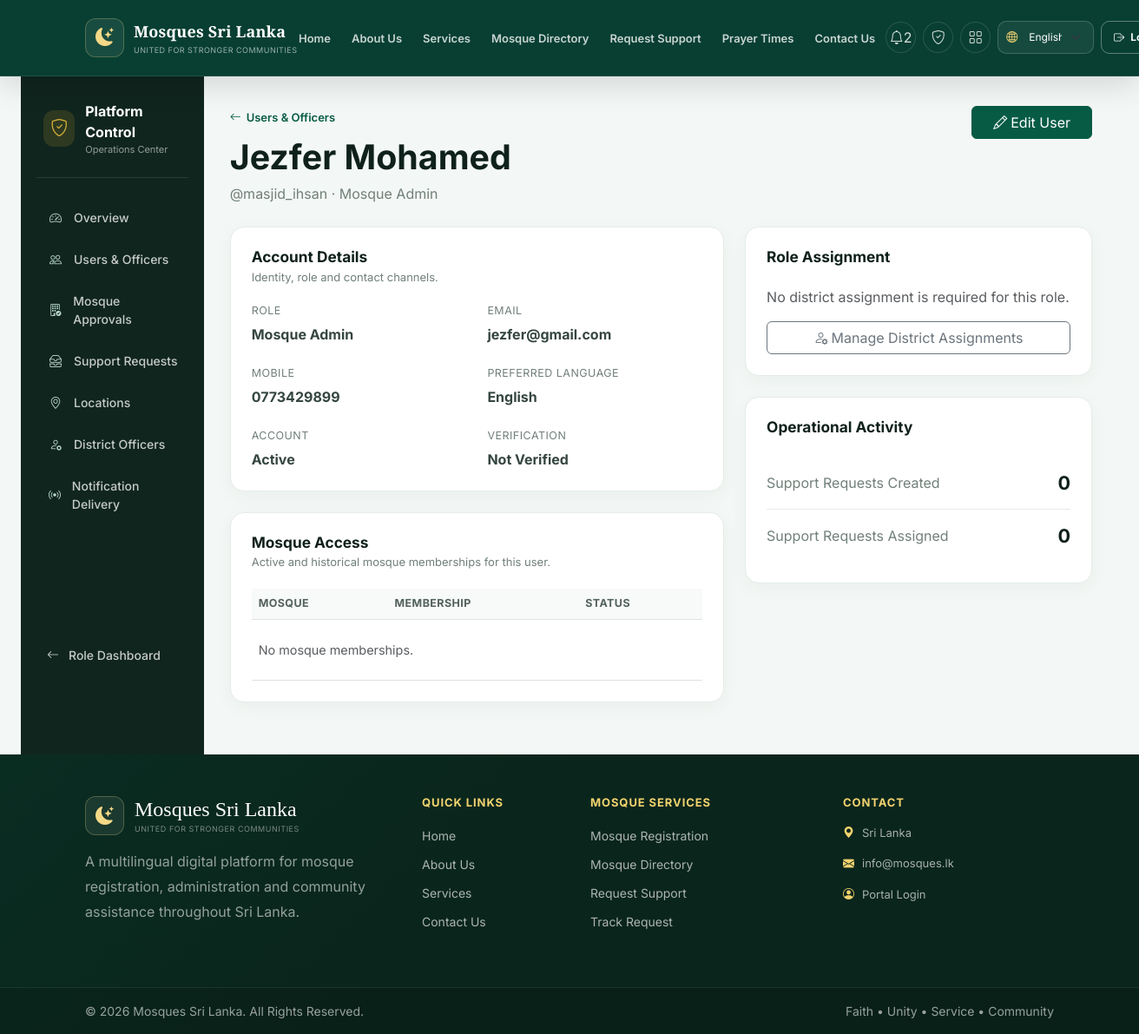
The app's page /en/control/users/4/ (signed in), older data.
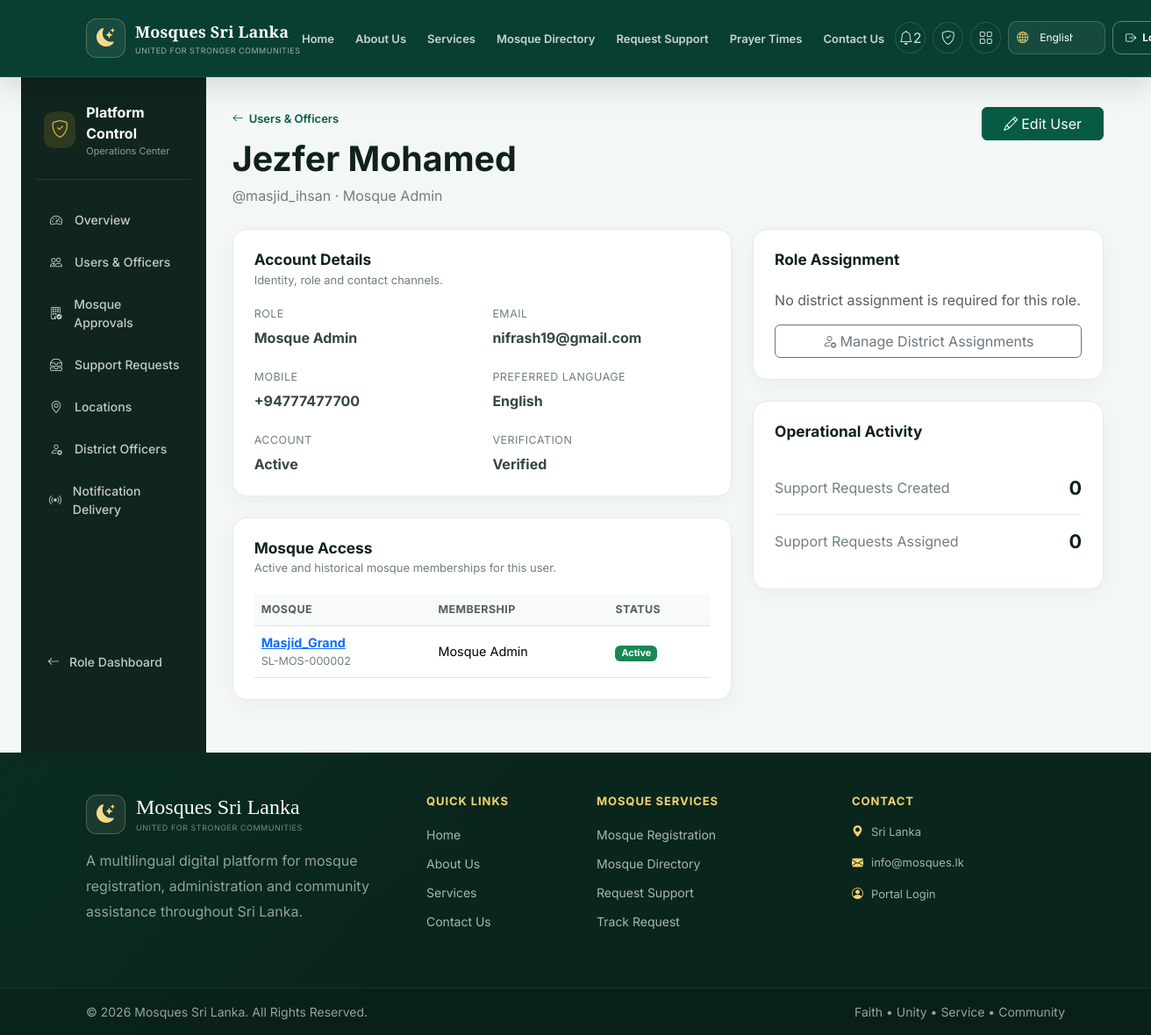
The same page, newer data.
### accounts/models.py (models this page shows, shortened)
class User(AbstractUser):
    email = models.EmailField(_("email address"), unique=True)
    role = models.CharField(
        max_length=30,
        choices=UserRole.choices,
        default=UserRole.MOSQUE_STAFF,
        db_index=True,
    )
    phone_number = models.CharField(max_length=20, blank=True, null=True, unique=True)
    preferred_language = models.CharField(
        max_length=5,
        choices=[("en", "English"), ("ta", "தமிழ்"), ("ar", "العربية")],
        default="en",
    )
    is_verified = models.BooleanField(default=False)
    created_at = models.DateTimeField(auto_now_add=True)
    updated_at = models.DateTimeField(auto_now=True)
    class Meta:
        verbose_name = _("user")
        verbose_name_plural = _("users")
        ordering = ["username"]

### mosques/models.py (models this page shows, shortened)
class MosqueMembership(models.Model):
    mosque = models.ForeignKey(
        Mosque,
        on_delete=models.CASCADE,
        related_name="memberships",
    )
    user = models.ForeignKey(
        settings.AUTH_USER_MODEL,
        on_delete=models.CASCADE,
        related_name="mosque_memberships",
    )
    membership_role = models.CharField(
        max_length=10,
        choices=MosqueMembershipRole.choices,
        default=MosqueMembershipRole.STAFF,
    )
    is_active = models.BooleanField(default=True)
    added_by = models.ForeignKey(
        settings.AUTH_USER_MODEL,
        on_delete=models.SET_NULL,
        related_name="added_mosque_memberships",
        null=True,
        blank=True,
    )
    created_at = models.DateTimeField(auto_now_add=True)
    class Meta:
        ordering = ["mosque__name_en", "user__username"]
        constraints = [
            models.UniqueConstraint(
                fields=["mosque", "user"],
                name="unique_user_membership_per_mosque",
            )
        ]

class LocalizedMosqueMixin:
    def get_localized_name(self, language=None):
        language = (language or get_language() or "en").split("-")[0]
        if language in {"en", "ta", "ar"}:
            value = getattr(self, f"name_{language}", "")
            if value:
                return value
        return self.name_en
    @property
    def localized_name(self):
        return self.get_localized_name()

class Mosque(LocalizedMosqueMixin, models.Model):
    mosque_id = models.CharField(
        max_length=24,
        unique=True,
        null=True,
        blank=True,
        editable=False,
        db_index=True,
    )
    name_en = models.CharField(max_length=220, verbose_name=_("Mosque name (English)"))
    name_ta = models.CharField(max_length=220, blank=True, verbose_name=_("Mosque name (Tamil)"))
    name_ar = models.CharField(max_length=220, blank=True, verbose_name=_("Mosque name (Arabic)"))
    category = models.CharField(
        max_length=20,
        choices=MosqueCategory.choices,
        default=MosqueCategory.MASJID,
    )
    established_year = models.PositiveSmallIntegerField(null=True, blank=True)
    existing_registration_number = models.CharField(max_length=100, blank=True)
    province = models.ForeignKey(
        Province,
        on_delete=models.PROTECT,
        related_name="mosques",
    )
    district = models.ForeignKey(
        District,
        on_delete=models.PROTECT,
        related_name="mosques",
    )
    divisional_secretariat = models.ForeignKey(
        DivisionalSecretariat,
        on_delete=models.PROTECT,
        related_name="mosques",
        null=True,
        blank=True,
    )
    gn_division = models.ForeignKey(
        GNDivision,
        on_delete=models.PROTECT,
        related_name="mosques",
        null=True,
        blank=True,
    )
    address_line1 = models.CharField(max_length=220)
    address_line2 = models.CharField(max_length=220, blank=True)
    city_or_town = models.CharField(max_length=120)
    postal_code = models.CharField(max_length=20, blank=True)
    official_phone = models.CharField(max_length=30)
    alternate_phone = models.CharField(max_length=30, blank=True)
    official_email = models.EmailField(blank=True)
    website = models.URLField(blank=True)
    description_en = models.TextField(blank=True, verbose_name=_("Description (English)"))
    description_ta = models.TextField(blank=True, verbose_name=_("Description (Tamil)"))
    description_ar = models.TextField(blank=True, verbose_name=_("Description (Arabic)"))
    status = models.CharField(
        max_length=25,
        choices=MosqueStatus.choices,
        default=MosqueStatus.DRAFT,
        db_index=True,
    )
    created_by = models.ForeignKey(
        settings.AUTH_USER_MODEL,
        on_delete=models.PROTECT,
        related_name="created_mosque_applications",
    )
    submitted_at = models.DateTimeField(null=True, blank=True)
    reviewed_at = models.DateTimeField(null=True, blank=True)
    reviewed_by = models.ForeignKey(
        settings.AUTH_USER_MODEL,
        on_delete=models.SET_NULL,
        related_name="reviewed_mosque_applications",
        null=True,
        blank=True,
    )
    review_notes = models.TextField(blank=True)
    created_at = models.DateTimeField(auto_now_add=True)
    updated_at = models.DateTimeField(auto_now=True)
    class Meta:
        ordering = ["-created_at"]
        indexes = [
            models.Index(fields=["status", "district"], name="mosque_status_district_idx"),
            models.Index(fields=["name_en"], name="mosque_name_en_idx"),
        ]
        verbose_name = _("mosque")
        verbose_name_plural = _("mosques")

### platform_control/views.py (the view)
@control_required
def user_detail(request, user_id):
    target = get_object_or_404(
        _visible_users(request.user),
        pk=user_id,
    )
    memberships = MosqueMembership.objects.filter(
        user=target,
    ).select_related(
        "mosque",
    )
    district_assignment = DistrictOfficerAssignment.objects.filter(
        user=target,
    ).select_related(
        "district",
        "district__province",
    ).first()
    return render(
        request,
        "platform_control/user_detail.html",
        {
            "target_user": target,
            "memberships": memberships,
            "district_assignment": district_assignment,
            "created_support_count": MosqueSupportRequest.objects.filter(
                created_by=target,
            ).count(),
            "assigned_support_count": MosqueSupportRequest.objects.filter(
                assigned_to=target,
            ).count(),
            "can_edit": _can_manage_user(request.user, target),
        },
    )

### dashboard/access.py (called while the page is built)
def role_required(*allowed_roles, allow_superuser=True):
    def decorator(view_func):
        @login_required
        @wraps(view_func)
        def wrapped(request, *args, **kwargs):
            user = request.user
            if allow_superuser and user.is_superuser:
                return view_func(request, *args, **kwargs)
            if user.role in allowed_roles:
                return view_func(request, *args, **kwargs)
            raise PermissionDenied
        return wrapped
    return decorator

### platform_control/views.py (called while the page is built)
def _is_super_actor(user):
    return user.is_superuser or user.role == UserRole.SUPER_ADMIN

def _can_manage_user(actor, target):
    if target.is_superuser or target.role == UserRole.SUPER_ADMIN:
        return False
    if (
        actor.role == UserRole.PLATFORM_ADMIN
        and target.role == UserRole.PLATFORM_ADMIN
    ):
        return False
    return True

def _visible_users(actor):
    queryset = User.objects.all()
    if not _is_super_actor(actor):
        queryset = queryset.exclude(
            Q(is_superuser=True) | Q(role=UserRole.SUPER_ADMIN)
        )
    return queryset.order_by("username")

### platform_control/templates/platform_control/user_detail.html (shortened to what the changed rows need)
{% extends "platform_control/base_control.html" %}
{% load i18n %}
{% block control_content %}
<div class="control-page">
    <div class="control-page-header">
        <div>
            <a href="{% url 'platform_control:user_list' %}" class="control-back"><i class="bi bi-arrow-left"></i>{% trans "Users & Officers" %}</a>
            <h1>{{ target_user.get_full_name|default:target_user.username }}</h1>
            <p>@{{ target_user.username }} · {{ target_user.get_role_display }}</p>
        </div>
    </div>
    <div class="row g-4">
        <div class="col-xl-7">
            <div class="control-card mb-4">
                <div class="control-card-header"><div><h2>{% trans "Account Details" %}</h2><p>{% trans "Identity, role and contact channels." %}</p></div></div>
                <div class="row g-4">
                    <div class="col-md-6"><span class="detail-label">{% trans "Role" %}</span><strong>{{ target_user.get_role_display }}</strong></div>
                    <div class="col-md-6"><span class="detail-label">{% trans "Email" %}</span><strong>{{ target_user.email }}</strong></div>
                    <div class="col-md-6"><span class="detail-label">{% trans "Mobile" %}</span><strong>{{ target_user.phone_number|default:"—" }}</strong></div>
                    <div class="col-md-6"><span class="detail-label">{% trans "Preferred Language" %}</span><strong>{{ target_user.get_preferred_language_display }}</strong></div>
                    <div class="col-md-6"><span class="detail-label">{% trans "Verification" %}</span><strong>{% if target_user.is_verified %}{% trans "Verified" %}{% else %}{% trans "Not Verified" %}{% endif %}</strong></div>
                </div>
            </div>
            <div class="control-card">
                <div class="control-card-header"><div><h2>{% trans "Mosque Access" %}</h2><p>{% trans "Active and historical mosque memberships for this user." %}</p></div></div>
                <div class="table-responsive">
                    <table class="table align-middle control-table mb-0">
                        <thead><tr><th>{% trans "Mosque" %}</th><th>{% trans "Membership" %}</th><th>{% trans "Status" %}</th></tr></thead>
                        <tbody>
                            {% for membership in memberships %}
                                <tr>
                                    <td><a href="{% url 'mosques:detail' membership.mosque.mosque_id %}"><strong>{{ membership.mosque.localized_name }}</strong></a><small>{{ membership.mosque.mosque_id }}</small></td>
                                    <td>{{ membership.get_membership_role_display }}</td>
                                    <td>{% if membership.is_active %}<span class="badge text-bg-success">{% trans "Active" %}</span>{% else %}<span class="badge text-bg-secondary">{% trans "Inactive" %}</span>{% endif %}</td>
                                </tr>
                            {% empty %}
                                <tr><td colspan="3" class="text-muted py-4">{% trans "No mosque memberships." %}</td></tr>
                            {% endfor %}
                        </tbody>
                    </table>
                </div>
            </div>
        </div>
        <div class="col-xl-5">
            <div class="control-card mb-4">
                <div class="control-card-header"><div><h2>{% trans "Role Assignment" %}</h2></div></div>
            </div>
            <div class="control-card">
                <div class="control-card-header"><div><h2>{% trans "Operational Activity" %}</h2></div></div>
            </div>
        </div>
    </div>
</div>
{% endblock %}

Row changes from the older to the newer data that the page shows:
changed User "Jezfer Mohamed": email "jezfer@gmail.com" → "nifrash19@gmail.com"; phone_number "0773429899" → "+94777477700"
added MosqueMembership: mosque.localized_name "Masjid_Grand", mosque.mosque_id "SL-MOS-000002", membership_role "Mosque Admin"
Text that changed along with them:
text no longer shown: "Not Verified No mosque memberships."
text now shown: "Verified"
